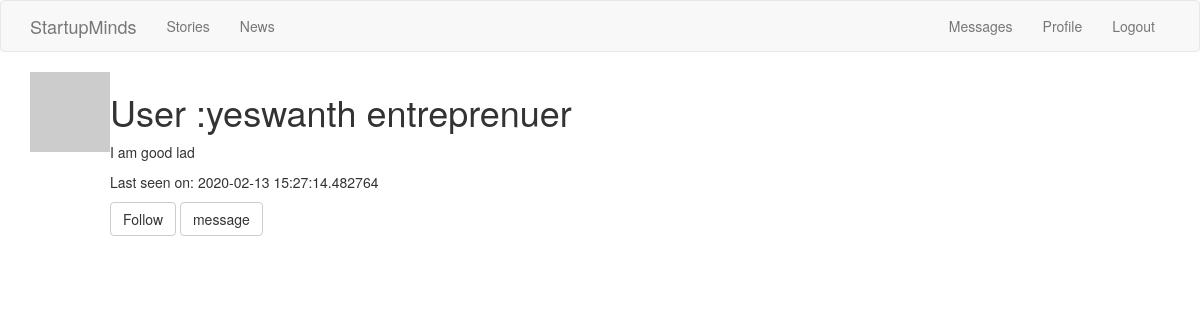
/user/yeswanth/ (signed in), run on the app's committed database.
### app/models.py (models this page shows, shortened)
class User( UserMixin, db.Model):
	__tablename__ = 'user'
	user_id = db.Column(db.Integer , primary_key=True)
	username = db.Column(db.String(64) ,index=True , unique=True)
	email = db.Column(db.String(64) , index=True , unique=True)
	password_hash = db.Column(db.String(200))
	about_me = db.Column(db.String(200))
	last_seen = db.Column(db.DateTime , default=datetime.utcnow)
	user_category = db.Column(db.String(50) ,default=None)
	sector = db.Column(db.String(50) , default=None)
	posts = db.relationship('Post' , backref='author' , lazy='dynamic')
	stories = db.relationship('Stories' , backref='author' , lazy='dynamic')
	messages_sent = db.relationship('Message' , backref='author', foreign_keys='Message.sender_id' ,lazy='dynamic')
	messages_recieved = db.relationship('Message' , backref='recipient' ,foreign_keys='Message.recipient_id' , lazy='dynamic')
	last_message_read_time = db.Column(db.DateTime)
	followed = db.relationship(
	'User', secondary=followers,
	primaryjoin=(followers.c.follower_id == user_id),
	secondaryjoin=(followers.c.followed_id == user_id),
	backref=db.backref('followers', lazy='dynamic'), lazy='dynamic')
	def get_id(self):
		return (self.user_id)
	def avatar(self, size):
		digest = md5(self.email.lower().encode('utf-8')).hexdigest()
		return 'https://www.gravatar.com/avatar/{}?d=identicon&s={}'.format(digest, size)
	def is_following(self, user):
		return self.followed.filter(followers.c.followed_id == user.user_id ).count() > 0

### app/views.py (the view)
@app.route('/user/<username>/')
@login_required
def user(username):
	user = User.query.filter_by(username=username).first_or_404()
	return render_template("user.html", user=user )

### app/models.py (called while the page is built)
@login.user_loader
def user_loader(user_id):
	return User.query.get(int(user_id))

### app/views.py (called while the page is built)
@app.before_request
def before_request():
	if current_user.is_authenticated:
		current_user.last_seen = datetime.utcnow()
		db.session.commit()

### app/templates/user.html
{% extends "theme.html" %}
{% block app_content%}
	<table>
		<tr valign="top">
			<td><img src="{{user.avatar(128)}}"></td>
			<td>
				<h1>User :{{user.username}} {{user.user_category}}</h1>
				{% if user.about_me %}<p>{{user.about_me}}</p>{% endif %}
				{%if user.last_seen %}<p>Last seen on: {{user.last_seen}}</p> {% endif %}
				<p>
					{% if user == current_user %}
						<a role="button" class="btn btn-default" href="{{url_for('editprofile')}}">Edit Profile</a>
					{% elif not current_user.is_following(user) %}
						<a href="{{url_for('follow',username=user.username)}}" class="btn btn-default" role="button">Follow</a>
					{% else %}
						<a href="{{url_for('unfollow' , username=user.username)}}" role="button" class="btn btn-default">Unfollow</a>
					{% endif %}
					{% if user != current_user %}
		                <a href="{{ url_for('send_message', recipient=user.username) }}"
		                    role="button" class="btn btn-default">message</a>
	                {% endif %}
           		 </p>
			</td>
		</tr>
	</table>
{% endblock%}

### data on the page
User: username "yeswanth", user_category "entreprenuer", about_me "I am good lad", last_seen "2020-02-13 15:27:14.482764"
